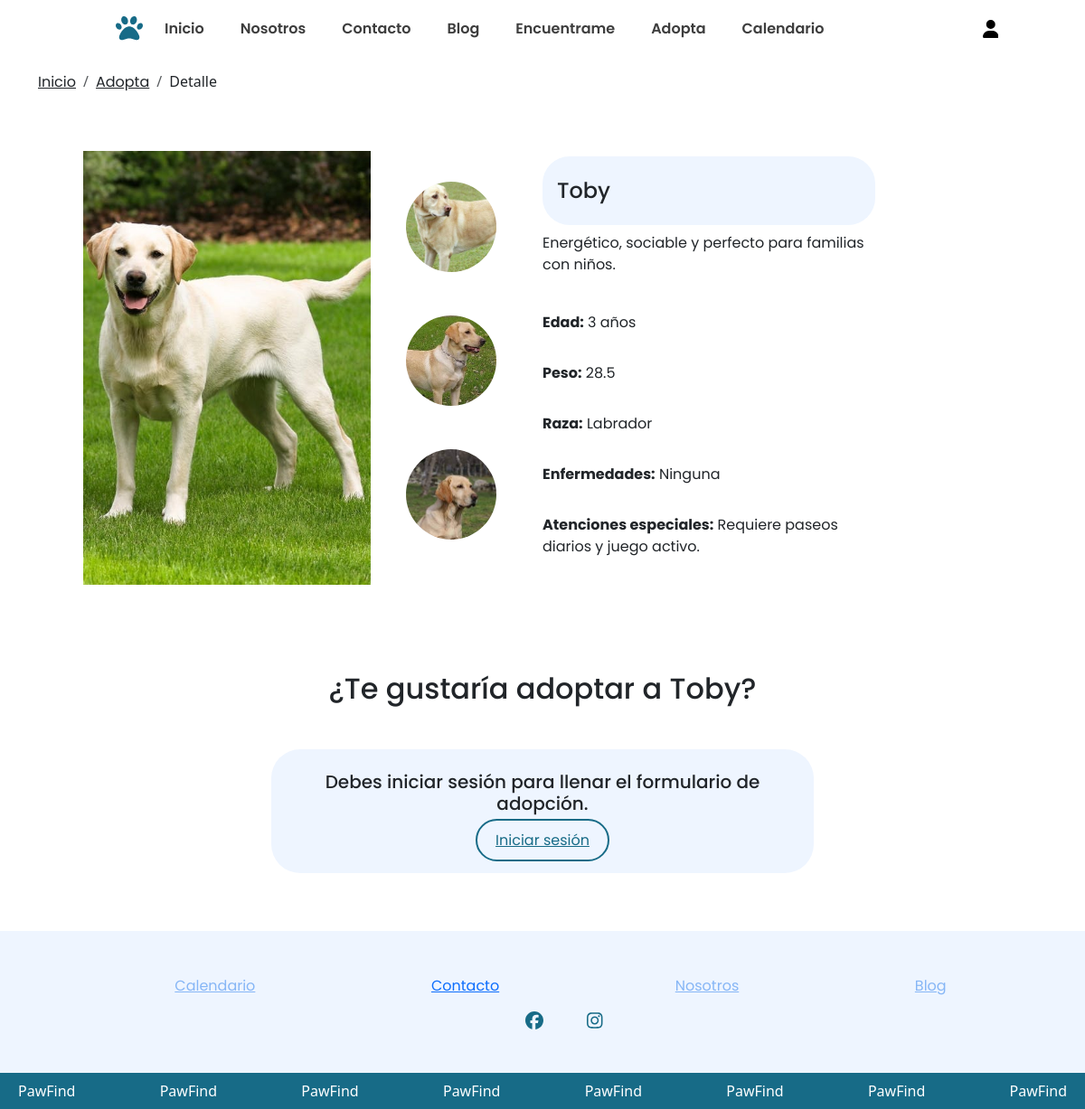
The page /index.php?c=landing&a=detalle&id=1 on the database its author committed.
### tables this page shows
CREATE TABLE `imagen_adopcion` (
  `id_imagen` int(11) NOT NULL,
  `id_mascota_adopcion` int(11) NOT NULL,
  `url_uno` varchar(255) DEFAULT NULL,
  `url_dos` varchar(255) DEFAULT NULL,
  `url_tres` varchar(255) DEFAULT NULL,
  `url_cuatro` varchar(255) DEFAULT NULL
);

CREATE TABLE `mascota_adopcion` (
  `id_mascota_adopcion` int(11) NOT NULL,
  `id_usuario` int(11) NOT NULL,
  `nombre` varchar(100) NOT NULL,
  `raza` varchar(100) NOT NULL,
  `edad` varchar(30) NOT NULL,
  `peso` double NOT NULL,
  `tipo` varchar(100) NOT NULL,
  `descripcion` varchar(500) NOT NULL,
  `estado` varchar(20) NOT NULL,
  `atencion` varchar(250) NOT NULL,
  `enfermedad` varchar(250) NOT NULL
);

### app/controllers/landingController.php (called while the page is built, shortened)
<?php
require_once __DIR__ . '/../models/MascotaAdopcion.php';
class landingController
{
    public function detalle()
    {
        require_once("app/views/head.php");
        require_once("app/views/navbar.php");
        require_once("app/views/landing/adoptanteDetalle.php");
        require_once("app/views/footer.php");
    }
}

### index.php (called while the page is built, shortened)
<?php
require_once("rutas.php");
?>

### app/models/MascotaAdopcion.php (called while the page is built, shortened)
<?php
require_once __DIR__ . '/../../config/database.php';
class MascotaAdopcion{
    public static function buscarMascota($id)
    {
        global $conn;
        try {
            $stmt = $conn->prepare("SELECT * FROM mascota_adopcion WHERE id_mascota_adopcion = ?");
            $stmt->bind_param("i", $id);
            $stmt->execute();
            $resultado = $stmt->get_result();
            $mascota = $resultado->fetch_assoc();
            $sqlImg = "SELECT url_uno, url_dos, url_tres, url_cuatro FROM imagen_adopcion WHERE id_mascota_adopcion = ?";
            $stmtImg = $conn->prepare($sqlImg);
            $stmtImg->bind_param("i", $id);
            $stmtImg->execute();
            $resImg = $stmtImg->get_result();
            $imagenes = [];
            if ($row = $resImg->fetch_assoc()) {
                foreach (['url_uno', 'url_dos', 'url_tres', 'url_cuatro'] as $campo) {
                    if (!empty($row[$campo])) {
                        $imagenes[] = $row[$campo];
                    }
                }
            }
            $mascota['imagenes'] = $imagenes;
            return $mascota;
        } catch (mysqli_sql_exception $e) {
            die("Error al insertar solicitud: " . $e->getMessage());
        }
    }
}

### app/views/landing/adoptanteDetalle.php (the view, shortened to what this page needs)
<?php
if (isset($_GET['id'])) {
    $id = (int)$_GET['id'];
    require_once  'app/models/MascotaAdopcion.php';
    $mascota = MascotaAdopcion::buscarMascota($id);
}
?>
<body class="d-flex flex-column min-vh-100">
    <nav aria-label="breadcrumb " class="mt-3 px-5c container">
        <ol class="breadcrumb">
            <li class="breadcrumb-item"><a href="index.php" class="text-dark">Inicio</a></li>
            <li class="breadcrumb-item"><a href="index.php?c=landing&a=adopta" class="text-dark">Adopta</a></li>
            <li class="breadcrumb-item active text-dark" aria-current="page">Detalle</li>
        </ol>
    </nav>
    <div class="container py-5">
        <div class="row align-items-center">
            <div class="col-md-4 pe-0">
                <img src="<?php echo $mascota['imagenes'][0] ?>" alt="Imagen de Tonet" class="img-fluid custom-img">
            </div>
            <div class="col-md-2 d-flex flex-column justify-content-start align-items-center mb-3 ps-0">
                <img src="<?php echo $mascota['imagenes'][1] ?>" alt="Imagen 1" class="rounded-circle mb-5" style="width: 100px; height: 100px; object-fit: cover;">
                <img src="<?php echo $mascota['imagenes'][2] ?>" alt="Imagen 2" class="rounded-circle mb-5" style="width: 100px; height: 100px; object-fit: cover;">
                <img src="<?php echo $mascota['imagenes'][3] ?>" alt="Imagen 3" class="rounded-circle" style="width: 100px; height: 100px; object-fit: cover;">
            </div>
            <div class="col-md-4 ps-0">
                <div class="custom-name p-3">
                    <h4 class="text-start mt-2"><?php echo $mascota['nombre'] ?></h4>
                </div>
                <p class="pt-2 pb-3"><?php echo $mascota['descripcion'] ?></p>
                <p class="pt-2 pb-2"><strong>Edad:</strong> <?php echo $mascota['edad'] ?></p>
                <p class="pt-2 pb-2"><strong>Peso:</strong> <?php echo $mascota['peso'] ?></p>
                <p class="pt-2 pb-2"><strong>Raza:</strong> <?php echo $mascota['raza'] ?></p>
                <p class="pt-2 pb-2"><strong>Enfermedades:</strong> <?php echo $mascota['enfermedad'] ?></p>
                <p class="pt-2 pb-2"><strong>Atenciones especiales:</strong> <?php echo $mascota['atencion'] ?></p>
            </div>
        </div>
    </div>
    <div class="row mt-5">
        <div class="col-12">
            <h2 class="mb-4 text-center">¿Te gustaría adoptar a <?php echo $mascota['nombre'] ?>?</h2>
            <?php
            if (isset($_SESSION['user']) && !$envio) { ?>
                <div class="card custom-card-detail p-4" style="max-width: 1200px; margin: 0 auto;">
                    <h6 class="mb-4">Si estás interesado en darle un hogar a Tonet, por favor completa el siguiente formulario y nos pondremos en contacto contigo:</h6>
                    <form class="adoption-form" action="index.php?c=landing&a=solicitud" method="POST">
                    <input type="text" hidden class="form-control input-rounded" name="idUsuario" value="<?php echo $_SESSION['user']['id_usuario'] ?>" required>
                    <input type="text" hidden class="form-control input-rounded" name="id" value="<?php echo $id ?>" required>
                        <div class=" d-flex form-group-custom mb-4">
                            <label class="adoption-form">¿Todos en casa están de acuerdo con la adopción?</label>
                            <div class="d-flex align-items-center" role="group">
                                <input class="form-check-input m-0" type="radio" name="acuerdoAdopcion" id="acuerdoSi" value="1">
                                <label class="form-check-label text-white ms-2" for="acuerdoSi">Sí</label>
                            </div>
                            <div class="d-flex align-items-center" role="group">
                                <input class="form-check-input m-0" type="radio" name="acuerdoAdopcion" id="acuerdoSi" value="0">
                                <label class="form-check-label text-white ms-2" for="acuerdoSi">No</label>
                            </div>
                        </div>
                        <h5 class="mb-3">Información sobre el Hogar</h5>
                        <div class="form-group-custom mb-4">
                            <div class="form-group-custom mb-4">
                                <label class="adoption-form">Tipo de vivienda:</label>
                                <input type="text" class="form-control input-rounded" name="descripcionVivienda" required>
                            </div>
                            <label class="adoption-form">¿Vive en casa propia o alquilada?</label>
                            <div class="btn-group" role="group">
                                <div class="d-flex align-items-center" role="group">
                                    <input class="form-check-input m-0" type="radio" name="tipoVivienda" id="acuerdoSi" value="Propia">
                                    <label class="form-check-label text-white ms-2" for="acuerdoSi">Propia</label>
                                </div>
                                <div class="d-flex align-items-center" role="group">
                                    <input class="form-check-input m-0" type="radio" name="tipoVivienda" id="acuerdoSi" value="Alquilada">
                                    <label class="form-check-label text-white ms-2" for="acuerdoSi">Alquilada</label>
                                </div>
                            </div>
                        </div>
                        <div class="form-group-custom mb-4">
                            <label class="adoption-form">¿Cuenta con un patio o jardín? ¿Está cercado?</label>
                            <div class="btn-group" role="group">
                                <div class="d-flex align-items-center" role="group">
                                    <input class="form-check-input m-0" type="radio" name="patio" id="acuerdoSi" value="1">
                                    <label class="form-check-label text-white ms-2" for="acuerdoSi">Sí</label>
                                </div>
                                <div class="d-flex align-items-center" role="group">
                                    <input class="form-check-input m-0" type="radio" name="patio" id="acuerdoSi" value="0">
                                    <label class="form-check-label text-white ms-2" for="acuerdoSi">No</label>
                                </div>
                            </div>
                        </div>
                        <h5 class="mb-3">Compromiso y Responsabilidad</h5>
                        <div class="form-group-custom mb-4">
                            <label class="adoption-form">¿Qué hará si tiene que mudarse a otro lugar?</label>
                            <input type="text" class="form-control input-rounded" name="mudanza" required>
                        </div>
                        <div class="form-group-custom mb-4">
                            <label class="adoption-form">¿Qué haría si ya no puede cuidar de la mascota en el futuro?</label>
                            <input type="text" class="form-control input-rounded" name="cuido" required>
                        </div>
                        <div class="form-group-custom mb-4">
                            <label class="adoption-form">¿Está dispuesto a asumir los gastos de alimentación, salud y bienestar de la mascota?</label>
                            <div class="btn-group" role="group">
                                <div class="d-flex align-items-center" role="group">
                                    <input class="form-check-input m-0" type="radio" name="costo" id="acuerdoSi" value="1">
                                    <label class="form-check-label text-white ms-2" for="acuerdoSi">Sí</label>
                                </div>
                                <div class="d-flex align-items-center" role="group">
                                    <input class="form-check-input m-0" type="radio" name="costo" id="acuerdoSi" value="0">
                                    <label class="form-check-label text-white ms-2" for="acuerdoSi">No</label>
                                </div>
                            </div>
                            <div class="form-group-custom mb-4">
                                <label class="adoption-form">¿Está de acuerdo en realizar visitas de seguimiento post-adopción?</label>
                                <div class="btn-group" role="group">
                                    <div class="d-flex align-items-center" role="group">
                                        <input class="form-check-input m-0" type="radio" name="seguimiento" id="acuerdoSi" value="1">
                                        <label class="form-check-label text-white ms-2" for="acuerdoSi">Sí</label>
                                    </div>
                                    <div class="d-flex align-items-center" role="group">
                                        <input class="form-check-input m-0" type="radio" name="seguimiento" id="acuerdoSi" value="0">
                                        <label class="form-check-label text-white ms-2" for="acuerdoSi">No</label>
                                    </div>
                                </div>
                            </div>
                            <button type="submit" class="btn form-btn-submit mt-3">Enviar Solicitud</button>
                    </form>
                </div>
                <?php } elseif( isset($_SESSION['user']) && $envio) { ?>
                <div class="bg-celeste text-center my-5 p-4 rounded-5" style="max-width: 600px; margin: 0 auto;">
                    <h5 class="mb-3">Ya enviaste una solicitud, te estaremos contactando pronto</h5>
                </div>
            <?php } else { ?>
                <div class="bg-celeste text-center my-5 p-4 rounded-5" style="max-width: 600px; margin: 0 auto;">
                    <h5 class="mb-3">Debes iniciar sesión para llenar el formulario de adopción.</h5>
                    <a href="login.php" class="btn-subir-imagen mt-3">Iniciar sesión</a>
                </div>
            <?php
            }
            ?>
        </div>
    </div>
</body>
</html>

### assets/style/style.css (style rules this page uses)
a, h1, h2, h3, h4, h5, h6, p { font-family: "Poppins", sans-serif; }
.bg-celeste { background-color: #EEF5FF; }
img { object-fit: cover; background-repeat: none; }
.custom-name { background-color: #EEF5FF; border-radius: 30px; padding: 10px; }
.custom-img { width: 460px; height: 480px; padding-left: 50px; }
.custom-name { padding: 20px; }
.btn-subir-imagen, .btn-publicar { border: 2px solid #176B87; color: #176B87; background-color: transparent; transition: background-color 0.3s, color 0.3s; padding: 10px 20px; width: 100%; border-radius: 30px; margin-top: 2rem; }

### rows shown on the page
imagen_adopcion: url_uno (picture), url_dos (picture), url_tres (picture), url_cuatro (picture)
mascota_adopcion: nombre "Toby", descripcion "Energético, sociable y perfecto para familias con niños.", edad "3 años", peso "28.5", raza "Labrador", enfermedad "Ninguna", atencion "Requiere paseos diarios y juego activo."
